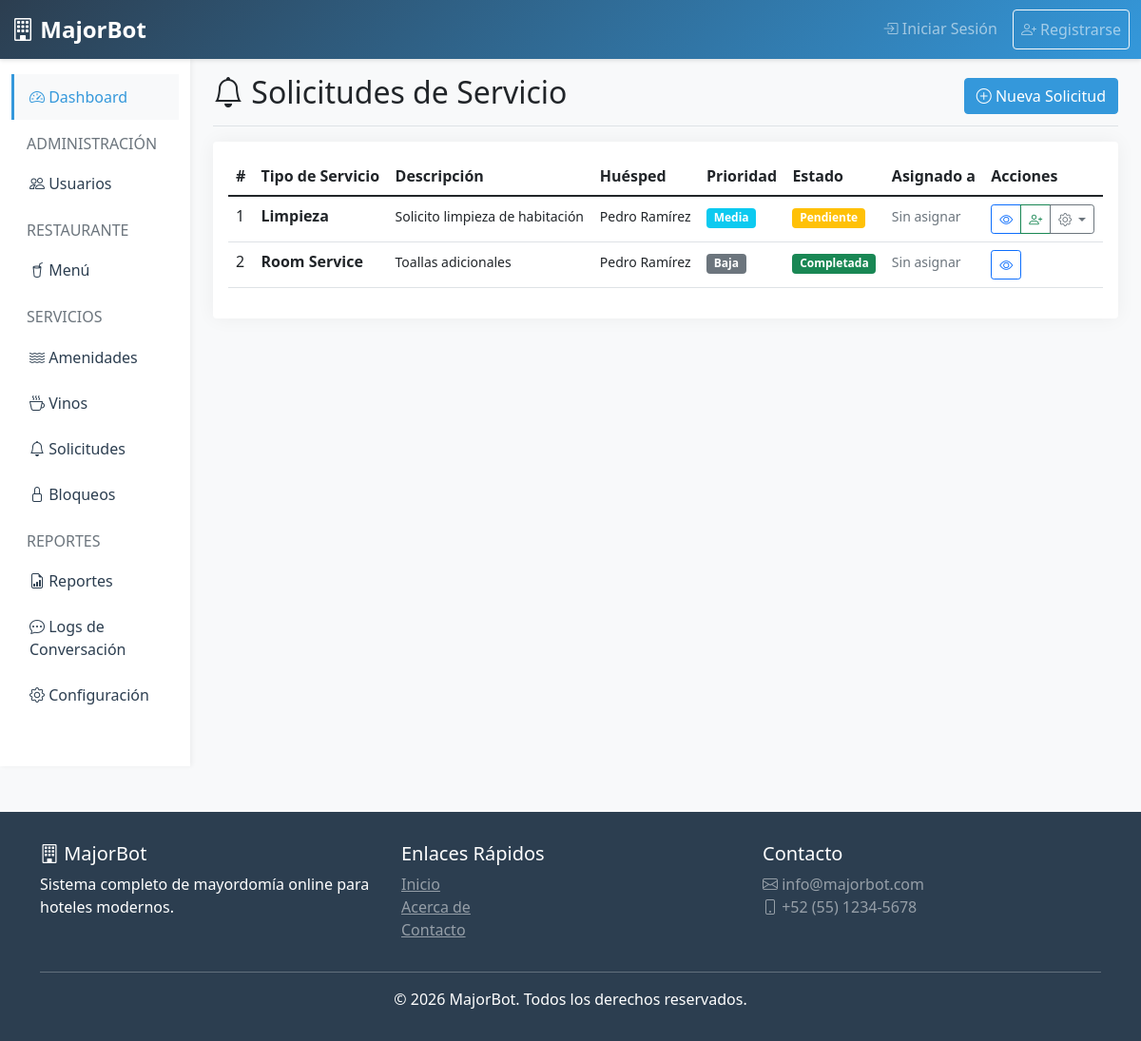
The app's page /services (signed in) with its own data.
### tables this page shows
CREATE TABLE IF NOT EXISTS service_requests (
    id INT AUTO_INCREMENT PRIMARY KEY,
    hotel_id INT NOT NULL,
    guest_id INT NOT NULL,
    room_id INT NULL,
    service_type VARCHAR(100) NOT NULL,
    description TEXT NOT NULL,
    priority ENUM('low', 'medium', 'high', 'urgent') DEFAULT 'medium',
    assigned_to INT NULL,
    status ENUM('pending', 'assigned', 'in_progress', 'completed', 'cancelled') DEFAULT 'pending',
    notes TEXT,
    completed_at TIMESTAMP NULL,
    created_at TIMESTAMP DEFAULT CURRENT_TIMESTAMP,
    updated_at TIMESTAMP DEFAULT CURRENT_TIMESTAMP ON UPDATE CURRENT_TIMESTAMP,
    FOREIGN KEY (hotel_id) REFERENCES hotels(id) ON DELETE CASCADE,
    FOREIGN KEY (guest_id) REFERENCES users(id) ON DELETE CASCADE,
    FOREIGN KEY (room_id) REFERENCES rooms(id) ON DELETE SET NULL,
    FOREIGN KEY (assigned_to) REFERENCES users(id) ON DELETE SET NULL
);

CREATE TABLE IF NOT EXISTS users (
    id INT AUTO_INCREMENT PRIMARY KEY,
    hotel_id INT NULL,
    email VARCHAR(150) UNIQUE NOT NULL,
    password VARCHAR(255) NOT NULL,
    first_name VARCHAR(100) NOT NULL,
    last_name VARCHAR(100) NOT NULL,
    phone VARCHAR(20),
    role ENUM('superadmin', 'hotel_admin', 'restaurant_manager', 'hostess', 'collaborator', 'guest') NOT NULL,
    avatar VARCHAR(255),
    is_active TINYINT(1) DEFAULT 1,
    last_login TIMESTAMP NULL,
    created_at TIMESTAMP DEFAULT CURRENT_TIMESTAMP,
    updated_at TIMESTAMP DEFAULT CURRENT_TIMESTAMP ON UPDATE CURRENT_TIMESTAMP,
    FOREIGN KEY (hotel_id) REFERENCES hotels(id) ON DELETE CASCADE
);

### app/controllers/ServicesController.php (called while the page is built, shortened)
<?php
class ServicesController extends Controller {
    private $serviceModel;
    public function __construct() {
        $this->serviceModel = $this->loadModel('ServiceRequest');
    }
    public function index() {
        $hotelId = $_SESSION['hotel_id'];
        $role = $_SESSION['role'];
        if ($role === 'collaborator') {
            $requests = $this->serviceModel->getMyRequests($_SESSION['user_id']);
        } elseif ($role === 'guest') {
            $requests = $this->serviceModel->getGuestRequests($_SESSION['user_id']);
        } else {
            $requests = $this->serviceModel->getRequestsByHotel($hotelId);
        }
        $data = [
            'title' => 'Solicitudes de Servicio',
            'requests' => $requests,
            'role' => $role
        ];
        $this->loadView('services/index', $data);
    }
}

### core/Router.php (called while the page is built, shortened)
<?php
class Router {
    private $controller = DEFAULT_CONTROLLER;
    private $method = DEFAULT_METHOD;
    public function __construct() {
        $url = $this->parseUrl();
        if (isset($url[0]) && !empty($url[0])) {
            $controllerName = $this->snakeToPascal($url[0]);
            $controllerPath = __DIR__ . '/../app/controllers/' . $controllerName . 'Controller.php';
            if (file_exists($controllerPath)) {
                $this->controller = $controllerName;
                unset($url[0]);
            }
        }
        $controllerFile = __DIR__ . '/../app/controllers/' . $this->controller . 'Controller.php';
        if (file_exists($controllerFile)) {
            $this->controller = new $controllerClass;
        } else {
            $this->show404();
            return;
        }
        $this->params = $url ? array_values($url) : [];
        call_user_func_array([$this->controller, $this->method], $this->params);
    }
    private function snakeToPascal($str) {
        return str_replace('_', '', ucwords($str, '_'));
    }
    private function parseUrl() {
        if (isset($_GET['url'])) {
            return explode('/', filter_var(rtrim($_GET['url'], '/'), FILTER_SANITIZE_URL));
        }
        return [];
    }
}

### public/index.php (called while the page is built, shortened)
<?php
require_once __DIR__ . '/../core/Database.php';
require_once __DIR__ . '/../core/Model.php';
require_once __DIR__ . '/../core/Controller.php';
require_once __DIR__ . '/../core/Router.php';
new Router();

### core/Database.php (called while the page is built, shortened)
<?php
class Database {
    private static $instance = null;
    private $connection;
    private function __construct() {
        try {
            $dsn = "mysql:host=" . DB_HOST . ";dbname=" . DB_NAME . ";charset=" . DB_CHARSET;
            $options = [
                PDO::ATTR_ERRMODE => PDO::ERRMODE_EXCEPTION,
                PDO::ATTR_DEFAULT_FETCH_MODE => PDO::FETCH_ASSOC,
                PDO::ATTR_EMULATE_PREPARES => false,
            ];
            $this->connection = new PDO($dsn, DB_USER, DB_PASS, $options);
        } catch(PDOException $e) {
            die("Database connection failed: " . $e->getMessage());
        }
    }
    public static function getInstance() {
        if (self::$instance === null) {
            self::$instance = new self();
        }
        return self::$instance;
    }
    public function query($sql, $params = []) {
        try {
            $stmt = $this->connection->prepare($sql);
            $stmt->execute($params);
            return $stmt;
        } catch(PDOException $e) {
            error_log("Query error: " . $e->getMessage());
            return false;
        }
    }
    public function select($sql, $params = []) {
        $stmt = $this->query($sql, $params);
        return $stmt ? $stmt->fetchAll() : [];
    }
}

### core/Model.php (called while the page is built, shortened)
<?php
class Model {
    public function __construct() {
        $this->db = Database::getInstance();
    }
}

### app/models/ServiceRequest.php (called while the page is built, shortened)
<?php
class ServiceRequest extends Model {
    protected $table = 'service_requests';
    public function getRequestsByHotel($hotelId, $status = null) {
        $sql = "SELECT sr.*, u.first_name, u.last_name, a.first_name as assigned_first_name, a.last_name as assigned_last_name
                FROM {$this->table} sr
                LEFT JOIN users u ON sr.guest_id = u.id
                LEFT JOIN users a ON sr.assigned_to = a.id
                WHERE sr.hotel_id = ?";
        $params = [$hotelId];
        $sql .= " ORDER BY sr.created_at DESC";
        return $this->db->select($sql, $params);
    }
}

### app/views/services/index.php (the view, shortened to what this page needs)
<div class="d-flex justify-content-between flex-wrap flex-md-nowrap align-items-center pb-2 mb-3 border-bottom">
    <h1 class="h2"><i class="bi bi-bell"></i> Solicitudes de Servicio</h1>
    <a href="<?php echo BASE_URL; ?>/services/create" class="btn btn-primary">
        <i class="bi bi-plus-circle"></i> Nueva Solicitud
    </a>
</div>
<?php if (empty($requests)): ?>
    <div class="alert alert-info text-center">
        <i class="bi bi-info-circle"></i> No hay solicitudes de servicio
    </div>
<?php else: ?>
    <div class="card">
        <div class="card-body">
            <div class="table-responsive">
                <table class="table table-hover">
                    <thead>
                        <tr>
                            <th>#</th>
                            <th>Tipo de Servicio</th>
                            <th>Descripción</th>
                            <th>Huésped</th>
                            <th>Prioridad</th>
                            <th>Estado</th>
                            <th>Asignado a</th>
                            <th>Acciones</th>
                        </tr>
                    </thead>
                    <tbody>
                        <?php foreach ($requests as $request): ?>
                            <tr>
                                <td><?php echo $request['id']; ?></td>
                                <td><strong><?php echo $request['service_type']; ?></strong></td>
                                <td>
                                    <small>
                                        <?php echo substr($request['description'], 0, 50); ?>
                                    </small>
                                </td>
                                <td>
                                    <small>
                                        <?php echo $request['first_name'] . ' ' . $request['last_name']; ?>
                                    </small>
                                </td>
                                <td>
                                    <span class="badge
                                        <?php
                                            echo $request['priority'] === 'urgent' ? 'bg-danger' :
                                                 ($request['priority'] === 'high' ? 'bg-warning' :
                                                  ($request['priority'] === 'medium' ? 'bg-info' : 'bg-secondary'));
                                        ?>">
                                        <?php
                                            $priorityText = [
                                                'urgent' => 'Urgente',
                                                'high' => 'Alta',
                                                'medium' => 'Media',
                                                'low' => 'Baja'
                                            ];
                                            echo $priorityText[$request['priority']] ?? $request['priority'];
                                        ?>
                                    </span>
                                </td>
                                <td>
                                    <span class="badge
                                        <?php
                                            echo $request['status'] === 'completed' ? 'bg-success' :
                                                 ($request['status'] === 'pending' ? 'bg-warning' :
                                                  ($request['status'] === 'in_progress' ? 'bg-primary' : 'bg-secondary'));
                                        ?>">
                                        <?php
                                            $statusText = [
                                                'pending' => 'Pendiente',
                                                'assigned' => 'Asignada',
                                                'in_progress' => 'En Proceso',
                                                'completed' => 'Completada',
                                                'cancelled' => 'Cancelada'
                                            ];
                                            echo $statusText[$request['status']] ?? $request['status'];
                                        ?>
                                    </span>
                                </td>
                                <td>
                                    <?php if ($request['assigned_first_name']): ?>
                                        <small>
                                            <?php echo $request['assigned_first_name'] . ' ' . $request['assigned_last_name']; ?>
                                        </small>
                                    <?php else: ?>
                                        <small class="text-muted">Sin asignar</small>
                                    <?php endif; ?>
                                </td>
                                <td>
                                    <div class="btn-group" role="group">
                                        <a href="<?php echo BASE_URL; ?>/services/view/<?php echo $request['id']; ?>"
                                           class="btn btn-sm btn-outline-primary" title="Ver detalles">
                                            <i class="bi bi-eye"></i>
                                        </a>
                                        <?php if (in_array($role, ['hotel_admin', 'restaurant_manager']) && $request['status'] === 'pending'): ?>
                                            <a href="<?php echo BASE_URL; ?>/services/assign/<?php echo $request['id']; ?>"
                                               class="btn btn-sm btn-outline-success" title="Asignar">
                                                <i class="bi bi-person-plus"></i>
                                            </a>
                                        <?php endif; ?>
                                        <?php if ($request['status'] !== 'completed' && $request['status'] !== 'cancelled'): ?>
                                            <button type="button" class="btn btn-sm btn-outline-secondary dropdown-toggle"
                                                    data-bs-toggle="dropdown" title="Cambiar estado">
                                                <i class="bi bi-gear"></i>
                                            </button>
                                        <?php endif; ?>
                                    </div>
                                </td>
                            </tr>
                        <?php endforeach; ?>
                    </tbody>
                </table>
            </div>
        </div>
    </div>
<?php endif; ?>
            </div>
        </main>
    </div>
</div>

### app/views/layouts/header.php (style rules this page uses)
:root { --primary-color: #2c3e50; --secondary-color: #3498db; --success-color: #27ae60; --danger-color: #e74c3c; --warning-color: #f39c12; --info-color: #16a085; }
body { font-family: 'Segoe UI', Tahoma, Geneva, Verdana, sans-serif; background-color: #f8f9fa; }
.card { border: none; box-shadow: 0 0 20px rgba(0,0,0,.05); transition: transform 0.3s, box-shadow 0.3s; }
.btn-primary { background-color: var(--secondary-color); border-color: var(--secondary-color); }

### records on screen
service_requests: id "1", service_type "Limpieza", description "Solicito limpieza de habitación", guest.first_name "Pedro", guest.last_name "Ramírez", priority "Media", status "Pendiente"
service_requests: id "2", service_type "Room Service", description "Toallas adicionales", guest.first_name "Pedro", guest.last_name "Ramírez", priority "Baja", status "Completada"
